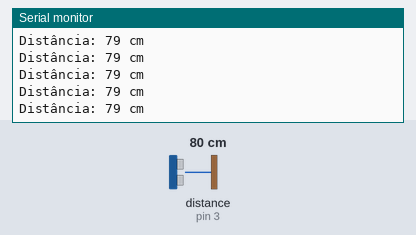
The sketch below on a simulated Arduino Uno, built with avr-gcc and run on an emulated ATmega328P. Shown: the last lines printed to the serial monitor. Wiring (inferred from the names in the program): ultrasonic range finder: trigger pin 2; echo pin 3. The inputs (shaded band) are chosen by the test bench; at power-on: distance to the obstacle (sensor on pin 3) 80 cm. The echo pulse lasts 58.3 µs per cm.

Above: at 1.2 s.
1.3 s: distance to the obstacle (sensor on pin 3) set to 4 cm
At 1.35 s:
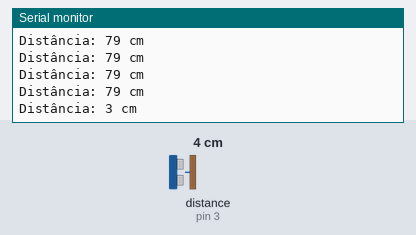
4.3 s: distance to the obstacle (sensor on pin 3) set to 18 cm
At 4.3 s:
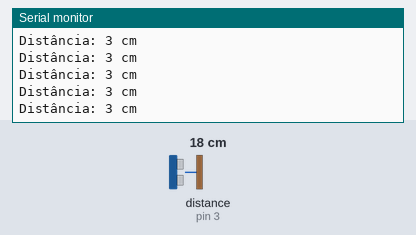
7.3 s: distance to the obstacle (sensor on pin 3) set to 2 cm
At 7.3 s:
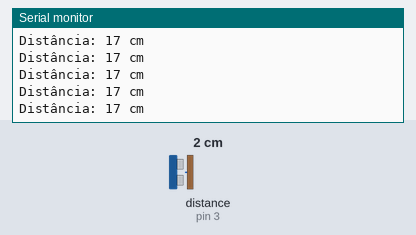
10.3 s: distance to the obstacle (sensor on pin 3) set to 120 cm
At 10.36 s:
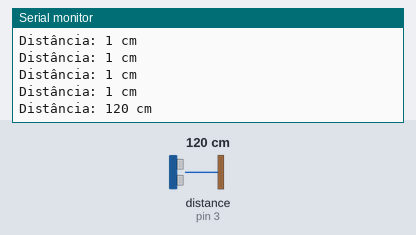
13.3 s: distance to the obstacle (sensor on pin 3) set to 299 cm
At 13.36 s:
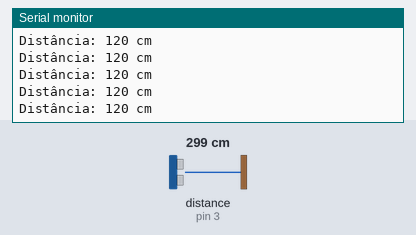
Timing chart, 0 to 16.3 s (numbered marks = the images above; inputs shaded):
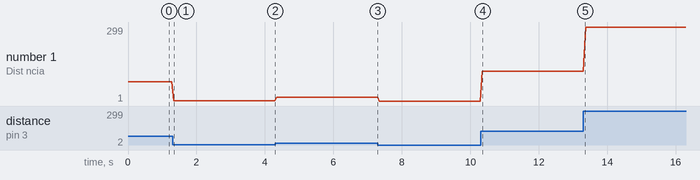

The sketch:

11.ino
```cpp
const int trigPin = 2;
const int echoPin = 3;

void setup() {
  Serial.begin(9600);
  pinMode(trigPin, OUTPUT);
  pinMode(echoPin, INPUT);
}

void loop() {

  digitalWrite(trigPin, LOW);
  delayMicroseconds(2);


  digitalWrite(trigPin, HIGH);
  delayMicroseconds(10);
  digitalWrite(trigPin, LOW);


  long duration = pulseIn(echoPin, HIGH);


  long distance = duration * 0.0344 / 2;


  Serial.print("Distância: ");
  Serial.print(distance);
  Serial.println(" cm");

  delay(50);
}
```

Measured:
- after the input at 1.3 s, the serial monitor: prints a new line at once (image 1)
- after the input at 10.3 s, the serial monitor: prints a new line after 0.05 s (image 4)
- plotted number 1: 79 → 3 after the input at 1.3 s, 3 → 17 after the input at 4.3 s, 17 → 1 after the input at 7.3 s, 1 → 120 after the input at 10.3 s, 120 → 299 after the input at 13.3 s
